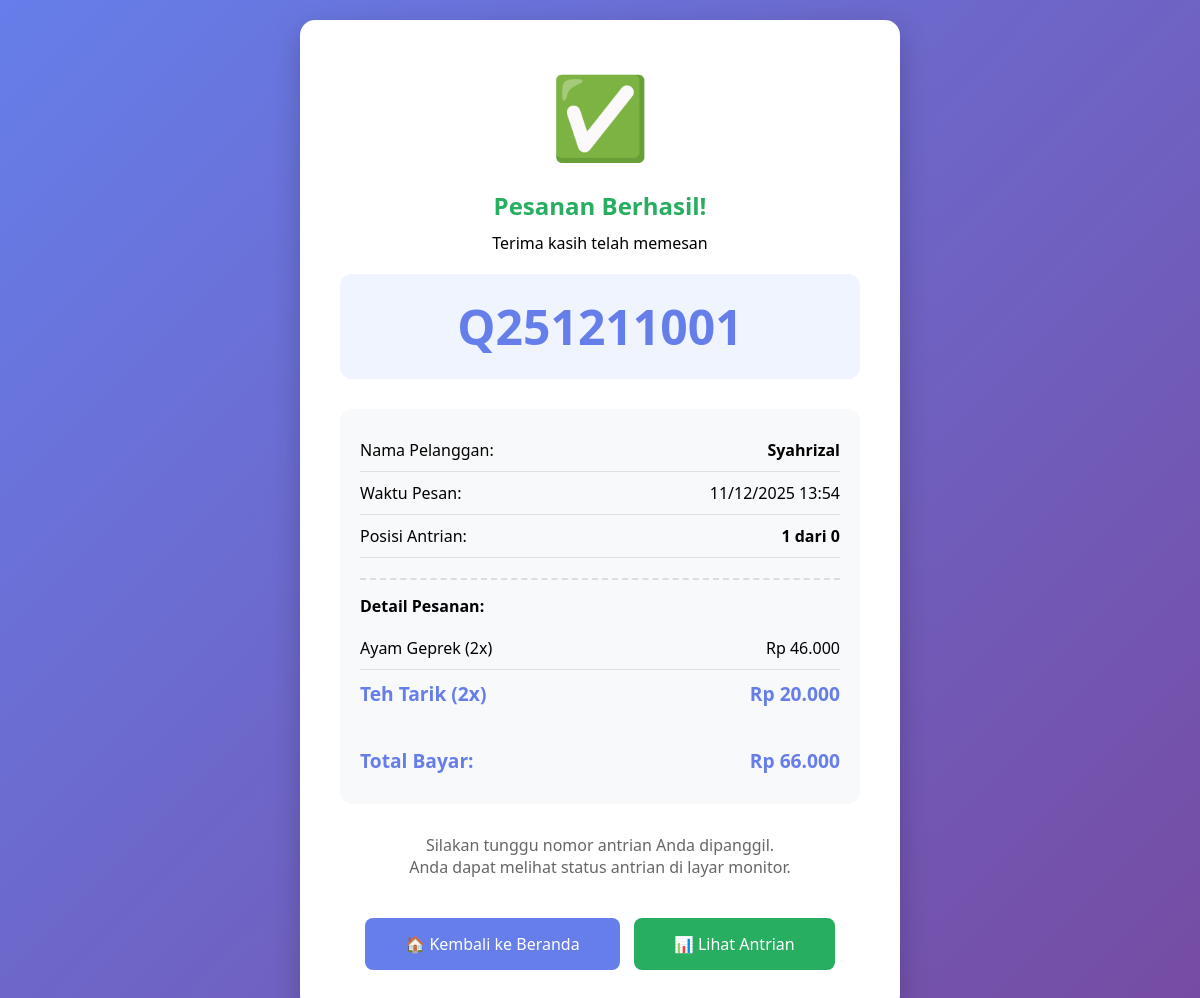
Screenshot of /receipt.php?nomor=Q251211001 with the database file from the repository.
### tables this page shows
CREATE TABLE `pesanan` (
  `id` int(11) NOT NULL,
  `nomor_antrian` varchar(20) NOT NULL,
  `nama_pelanggan` varchar(100) NOT NULL,
  `total_harga` decimal(10,2) NOT NULL,
  `status` enum('antri','diproses','selesai','diambil') DEFAULT 'antri',
  `waktu_pesan` timestamp NOT NULL DEFAULT current_timestamp(),
  `waktu_selesai` timestamp NULL DEFAULT NULL,
  `posisi_queue` int(11) DEFAULT NULL
);

CREATE TABLE `detail_pesanan` (
  `id` int(11) NOT NULL,
  `pesanan_id` int(11) DEFAULT NULL,
  `menu_id` int(11) DEFAULT NULL,
  `jumlah` int(11) NOT NULL,
  `harga` decimal(10,2) NOT NULL,
  `subtotal` decimal(10,2) NOT NULL
);

CREATE TABLE `menu` (
  `id` int(11) NOT NULL,
  `nama` varchar(100) NOT NULL,
  `harga` decimal(10,2) NOT NULL,
  `kategori` varchar(50) DEFAULT NULL,
  `gambar` varchar(200) DEFAULT NULL,
  `status` enum('tersedia','habis') DEFAULT 'tersedia'
);

### QueueClass.php (called while the page is built, shortened)
<?php
class OrderQueue {
    private $conn;
    public function __construct($connection) {
        $this->conn = $connection;
    }
    public function getQueueSize() {
        $query = "SELECT COUNT(*) as total FROM pesanan WHERE status = 'antri'";
        $result = mysqli_query($this->conn, $query);
        $row = mysqli_fetch_assoc($result);
        return $row['total'];
    }
    public function getOrderDetails($pesanan_id) {
        $query = "SELECT dp.*, m.nama as nama_menu
                  FROM detail_pesanan dp
                  JOIN menu m ON dp.menu_id = m.id
                  WHERE dp.pesanan_id = ?";
        $stmt = mysqli_prepare($this->conn, $query);
        mysqli_stmt_bind_param($stmt, "i", $pesanan_id);
        mysqli_stmt_execute($stmt);
        $result = mysqli_stmt_get_result($stmt);
        $details = [];
        while ($row = mysqli_fetch_assoc($result)) {
            $details[] = $row;
        }
        return $details;
    }
}
?>

### receipt.php (the view, shortened to what this page needs)
<?php
require_once 'config.php';
require_once 'QueueClass.php';
$nomor_antrian = isset($_GET['nomor']) ? $_GET['nomor'] : '';
$query = "SELECT * FROM pesanan WHERE nomor_antrian = ?";
$stmt = mysqli_prepare($conn, $query);
mysqli_stmt_bind_param($stmt, "s", $nomor_antrian);
mysqli_stmt_execute($stmt);
$result = mysqli_stmt_get_result($stmt);
$order = mysqli_fetch_assoc($result);
$queue = new OrderQueue($conn);
$details = $queue->getOrderDetails($order['id']);
$queue_size = $queue->getQueueSize();
?>
<!DOCTYPE html>
<html lang="id">
<head>
    <link rel="stylesheet" href="style.css">
</head>
<body>
    <div class="container">
        <div class="receipt-container">
            <div class="receipt-icon">✅</div>
            <h2>Pesanan Berhasil!</h2>
            <p>Terima kasih telah memesan</p>
            <div class="queue-number">
                <?php echo $order['nomor_antrian']; ?>
            </div>
            <div class="receipt-details">
                <div class="receipt-row">
                    <span>Nama Pelanggan:</span>
                    <strong><?php echo $order['nama_pelanggan']; ?></strong>
                </div>
                <div class="receipt-row">
                    <span>Waktu Pesan:</span>
                    <span><?php echo date('d/m/Y H:i', strtotime($order['waktu_pesan'])); ?></span>
                </div>
                <div class="receipt-row">
                    <span>Posisi Antrian:</span>
                    <strong><?php echo $order['posisi_queue']; ?> dari <?php echo $queue_size; ?></strong>
                </div>
                <div style="margin: 20px 0; padding-top: 15px; border-top: 2px dashed #ddd;">
                    <p style="font-weight: bold; margin-bottom: 10px;">Detail Pesanan:</p>
                    <?php foreach ($details as $detail): ?>
                        <div class="receipt-row">
                            <span><?php echo $detail['nama_menu']; ?> (<?php echo $detail['jumlah']; ?>x)</span>
                            <span>Rp <?php echo number_format($detail['subtotal'], 0, ',', '.'); ?></span>
                        </div>
                    <?php endforeach; ?>
                </div>
                <div class="receipt-row">
                    <span>Total Bayar:</span>
                    <strong>Rp <?php echo number_format($order['total_harga'], 0, ',', '.'); ?></strong>
                </div>
            </div>
            <p style="color: #666; margin: 20px 0;">
                Silakan tunggu nomor antrian Anda dipanggil.<br>
                Anda dapat melihat status antrian di layar monitor.
            </p>
            <a href="index.php" class="btn-back">🏠 Kembali ke Beranda</a>
            <a href="queue.php" class="btn-back" style="background: #27ae60; margin-left: 10px;">
                📊 Lihat Antrian
            </a>
        </div>
    </div>
</body>
</html>

### style.css (style rules this page uses)
* { margin: 0; padding: 0; box-sizing: border-box; }
body { font-family: 'Segoe UI', Tahoma, Geneva, Verdana, sans-serif; background: linear-gradient(135deg, #667eea 0%, #764ba2 100%); min-height: 100vh; }
.container { max-width: 1400px; margin: 0 auto; padding: 20px; }
.receipt-container { max-width: 600px; margin: 0 auto; background: white; padding: 40px; border-radius: 15px; box-shadow: 0 10px 30px rgba(0,0,0,0.2); text-align: center; }
.receipt-icon { font-size: 5em; margin-bottom: 20px; }
.receipt-container h2 { color: #27ae60; margin-bottom: 10px; }
.queue-number { font-size: 3em; color: #667eea; font-weight: bold; margin: 20px 0; padding: 20px; background: #f0f4ff; border-radius: 12px; }
.receipt-details { text-align: left; margin: 30px 0; padding: 20px; background: #f8f9fa; border-radius: 12px; }
.receipt-row { display: flex; justify-content: space-between; padding: 10px 0; border-bottom: 1px solid #e0e0e0; }
.receipt-row:last-child { border-bottom: none; font-weight: bold; font-size: 1.2em; color: #667eea; }
.btn-back { background: #667eea; color: white; padding: 15px 40px; text-decoration: none; border-radius: 8px; display: inline-block; margin-top: 20px; transition: all 0.3s; }

### rows the page displays
pesanan: nomor_antrian "Q251211001", nama_pelanggan "Syahrizal", waktu_pesan "11/12/2025 13:54", posisi_queue "1", total_harga "66.000"
detail_pesanan: menu.nama "Ayam Geprek", jumlah "2", subtotal "46.000"
detail_pesanan: menu.nama "Teh Tarik", jumlah "2", subtotal "20.000"

### other values shown
$queue_size "0"
